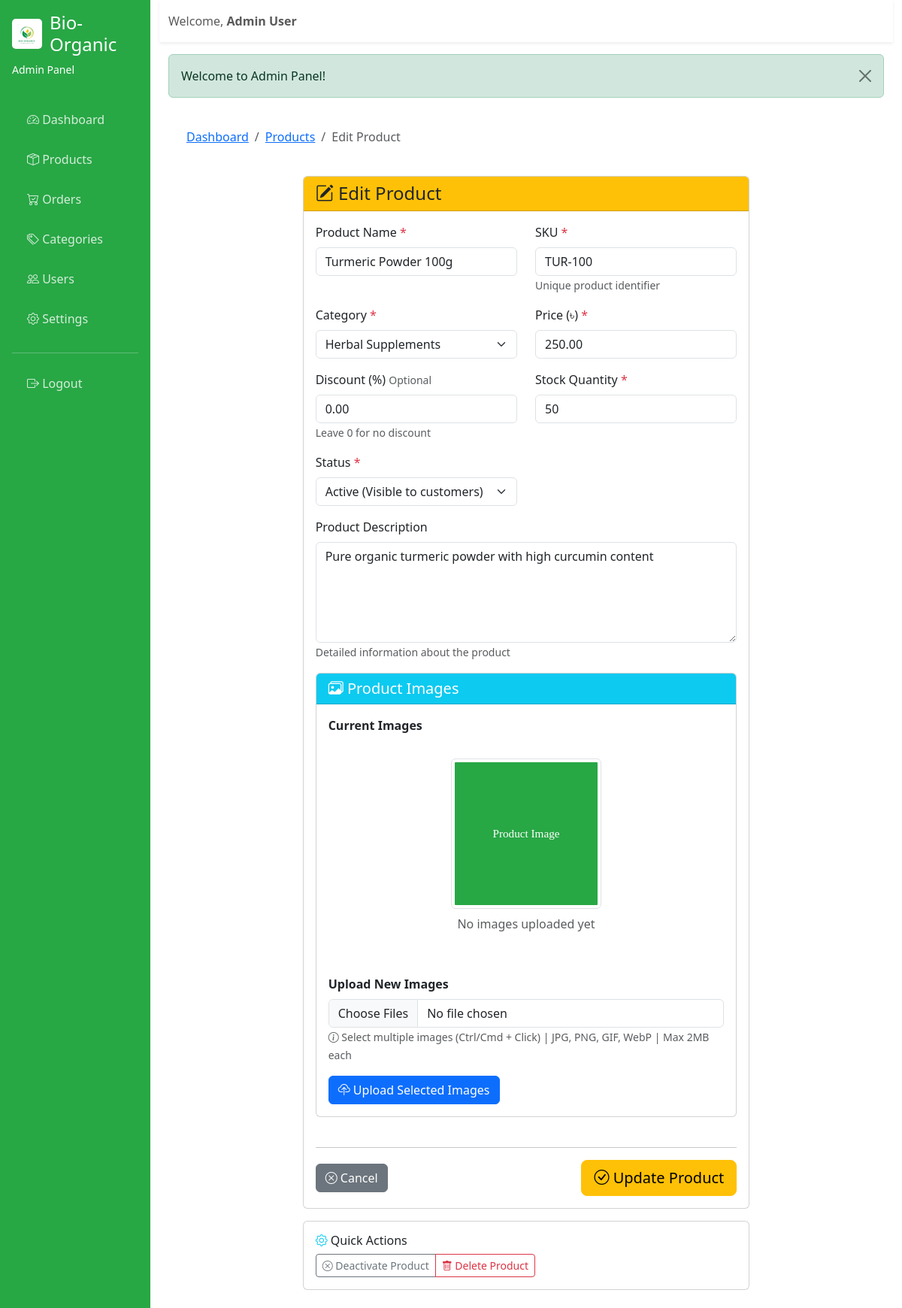
Screenshot of /admin/product-edit.php?id=1 (signed in) with the database file from the repository.
### tables this page shows
CREATE TABLE `products` (
  `id` int(11) NOT NULL AUTO_INCREMENT,
  `name` varchar(150) NOT NULL,
  `description` text DEFAULT NULL,
  `price` decimal(10,2) NOT NULL,
  `discount_percentage` decimal(5,2) DEFAULT 0.00,
  `stock` int(11) DEFAULT 0,
  `category_id` int(11) DEFAULT NULL,
  `sku` varchar(50) DEFAULT NULL,
  `image` varchar(255) DEFAULT NULL,
  `images` text DEFAULT NULL,
  `status` tinyint(1) DEFAULT 1,
  `created_at` timestamp NOT NULL DEFAULT current_timestamp(),
  PRIMARY KEY (`id`),
  KEY `category_id` (`category_id`),
  CONSTRAINT `products_ibfk_1` FOREIGN KEY (`category_id`) REFERENCES `categories` (`id`) ON DELETE SET NULL
);

CREATE TABLE `categories` (
  `id` int(11) NOT NULL AUTO_INCREMENT,
  `name` varchar(100) NOT NULL,
  `description` text DEFAULT NULL,
  `image` varchar(255) DEFAULT NULL,
  `created_at` timestamp NOT NULL DEFAULT current_timestamp(),
  PRIMARY KEY (`id`)
);

### app/models/Product.php (called while the page is built, shortened)
<?php
class Product {
    private $conn;
    private $table_name = "products";
    public function __construct($db) {
        $this->conn = $db;
    }
    public function getById($id) {
        $query = "SELECT p.*, c.name as category_name
                  FROM " . $this->table_name . " p
                  LEFT JOIN categories c ON p.category_id = c.id
                  WHERE p.id = :id LIMIT 1";
        $stmt = $this->conn->prepare($query);
        $stmt->bindParam(":id", $id);
        $stmt->execute();
        return $stmt->fetch(PDO::FETCH_ASSOC);
    }
}
?>

### app/helpers/validation.php (called while the page is built, shortened)
<?php
function e($string) {
    return htmlspecialchars($string, ENT_QUOTES, 'UTF-8');
}
?>

### app/models/Category.php (called while the page is built, shortened)
<?php
class Category {
    private $conn;
    private $table_name = "categories";
    public function __construct($db) {
        $this->conn = $db;
    }
    public function getAll() {
        $query = "SELECT * FROM " . $this->table_name . "
                  ORDER BY name ASC";
        $stmt = $this->conn->prepare($query);
        $stmt->execute();
        return $stmt->fetchAll(PDO::FETCH_ASSOC);
    }
}
?>

### admin/product-edit.php (the view, shortened to what this page needs)
<?php
require_once '../app/helpers/validation.php';
require_once '../app/models/Product.php';
require_once '../app/models/Category.php';
$database = new Database();
$db = $database->getConnection();
$productModel = new Product($db);
$categoryModel = new Category($db);
$product_id = isset($_GET['id']) ? (int)$_GET['id'] : 0;
$product = $productModel->getById($product_id);
$categories = $categoryModel->getAll();
include 'includes/header.php';
?>
<div class="container-fluid">
    <div class="row mb-4">
        <div class="col">
            <nav aria-label="breadcrumb">
                <ol class="breadcrumb">
                    <li class="breadcrumb-item"><a href="/Bio-Organic-Herbal-Solutions/admin/dashboard.php">Dashboard</a></li>
                    <li class="breadcrumb-item"><a href="/Bio-Organic-Herbal-Solutions/admin/products.php">Products</a></li>
                    <li class="breadcrumb-item active">Edit Product</li>
                </ol>
            </nav>
        </div>
    </div>
    <div class="row">
        <div class="col-lg-8 mx-auto">
            <div class="card">
                <div class="card-header bg-warning text-dark">
                    <h4 class="mb-0"><i class="bi bi-pencil-square"></i> Edit Product</h4>
                </div>
                <div class="card-body">
                    <form action="/Bio-Organic-Herbal-Solutions/admin/product-action.php" method="POST" enctype="multipart/form-data" id="editProductForm">
                        <div class="row">
                            <div class="col-md-6 mb-3">
                                <label class="form-label">Product Name <span class="text-danger">*</span></label>
                                <input type="text" class="form-control" name="name" value="<?php echo e($product['name']); ?>" required placeholder="Enter product name">
                            </div>
                            <div class="col-md-6 mb-3">
                                <label class="form-label">SKU <span class="text-danger">*</span></label>
                                <input type="text" class="form-control" name="sku" value="<?php echo e($product['sku']); ?>" required placeholder="Product SKU code">
                                <small class="text-muted">Unique product identifier</small>
                            </div>
                            <div class="col-md-6 mb-3">
                                <label class="form-label">Category <span class="text-danger">*</span></label>
                                <select class="form-select" name="category_id" required>
                                    <?php foreach ($categories as $cat): ?>
                                    <option value="<?php echo $cat['id']; ?>" <?php echo $cat['id'] == $product['category_id'] ? 'selected' : ''; ?>>
                                        <?php echo e($cat['name']); ?>
                                    </option>
                                    <?php endforeach; ?>
                                </select>
                            </div>
                            <div class="col-md-6 mb-3">
                                <label class="form-label">Price (৳) <span class="text-danger">*</span></label>
                                <input type="number" class="form-control" name="price" value="<?php echo $product['price']; ?>" step="0.01" min="0" required placeholder="0.00">
                            </div>
                            <div class="col-md-6 mb-3">
                                <label class="form-label">Discount (%) <small class="text-muted">Optional</small></label>
                                <input type="number" class="form-control" name="discount_percentage" value="<?php echo $product['discount_percentage']; ?>" step="0.01" min="0" max="100" placeholder="0.00">
                                <small class="text-muted">Leave 0 for no discount</small>
                            </div>
                            <div class="col-md-6 mb-3">
                                <label class="form-label">Stock Quantity <span class="text-danger">*</span></label>
                                <input type="number" class="form-control" name="stock" value="<?php echo $product['stock']; ?>" min="0" required placeholder="0">
                            </div>
                            <div class="col-md-6 mb-3">
                                <label class="form-label">Status <span class="text-danger">*</span></label>
                                <select class="form-select" name="status" required>
                                    <option value="1" <?php echo $product['status'] == 1 ? 'selected' : ''; ?>>Active (Visible to customers)</option>
                                </select>
                            </div>
                            <div class="col-12 mb-3">
                                <label class="form-label">Product Description</label>
                                <textarea class="form-control" name="description" rows="5" placeholder="Enter product description, benefits, usage instructions, etc."><?php echo e($product['description']); ?></textarea>
                                <small class="text-muted">Detailed information about the product</small>
                            </div>
                            <div class="col-12 mb-4">
                                <div class="card">
                                    <div class="card-header bg-info text-white">
                                        <h5 class="mb-0"><i class="bi bi-images"></i> Product Images</h5>
                                    </div>
                                    <div class="card-body">
                                        <div class="mb-3">
                                            <label class="form-label fw-bold">Current Images</label>
                                            <div id="imagesContainer" class="row g-2">
                                                <?php
                                                $images = [];
                                                $images = array_unique($images);
                                                if (empty($images)):
                                                ?>
                                                    <div class="col-12 text-center py-4" id="noImagesMessage">
                                                        <img src="/Bio-Organic-Herbal-Solutions/public/assets/images/placeholder-product.svg"
                                                             alt="No images"
                                                             class="img-thumbnail mb-2"
                                                             style="max-width: 200px;">
                                                        <p class="text-muted">No images uploaded yet</p>
                                                    </div>
                                                <?php endif; ?>
                                            </div>
                                        </div>
                                        <div class="mb-3">
                                            <label class="form-label fw-bold">Upload New Images</label>
                                            <input type="file"
                                                   class="form-control"
                                                   id="multiImageInput"
                                                   accept="image/*"
                                                   multiple
                                                   onchange="previewMultipleImages(event)">
                                            <small class="text-muted">
                                                <i class="bi bi-info-circle"></i>
                                                Select multiple images (Ctrl/Cmd + Click) | JPG, PNG, GIF, WebP | Max 2MB each
                                            </small>
                                        </div>
                                        <div class="d-flex gap-2">
                                            <button type="button"
                                                    class="btn btn-primary"
                                                    onclick="uploadImages()"
                                                    id="uploadImagesBtn">
                                                <i class="bi bi-cloud-upload"></i> Upload Selected Images
                                            </button>
                                        </div>
                                    </div>
                                </div>
                            </div>
                        </div>
                        <hr>
                        <div class="d-flex justify-content-between align-items-center">
                            <a href="/Bio-Organic-Herbal-Solutions/admin/products.php" class="btn btn-secondary">
                                <i class="bi bi-x-circle"></i> Cancel
                            </a>
                            <button type="submit" class="btn btn-warning btn-lg">
                                <i class="bi bi-check-circle"></i> Update Product
                            </button>
                        </div>
                    </form>
                </div>
            </div>
            <div class="card mt-3">
                <div class="card-body">
                    <h6 class="card-title"><i class="bi bi-gear text-info"></i> Quick Actions</h6>
                    <div class="btn-group" role="group">
                        <?php if ($product['status'] == 1): ?>
                            <button class="btn btn-outline-secondary btn-sm" onclick="toggleStatus(<?php echo $product['id']; ?>, 0, '<?php echo e($product['name']); ?>')">
                                <i class="bi bi-x-circle"></i> Deactivate Product
                            </button>
                        <?php else: ?>
                            <button class="btn btn-outline-success btn-sm" onclick="toggleStatus(<?php echo $product['id']; ?>, 1, '<?php echo e($product['name']); ?>')">
                                <i class="bi bi-check-circle"></i> Activate Product
                            </button>
                        <?php endif; ?>
                        <button class="btn btn-outline-danger btn-sm" onclick="deleteProduct(<?php echo $product['id']; ?>, '<?php echo e($product['name']); ?>')">
                            <i class="bi bi-trash"></i> Delete Product
                        </button>
                    </div>
                </div>
            </div>
        </div>
    </div>
</div>
<?php include 'includes/footer.php'; ?>

### rows the page displays
products: name "Turmeric Powder 100g", sku "TUR-100", category_id "Herbal Supplements", price "250.00", discount_percentage "0.00", stock "50", status "Active (Visible to customers)", description "Pure organic turmeric powder with high curcumin content"

### other values shown
$_SESSION['user_name'] "Admin User"
$flash['message'] "Welcome to Admin Panel!"
